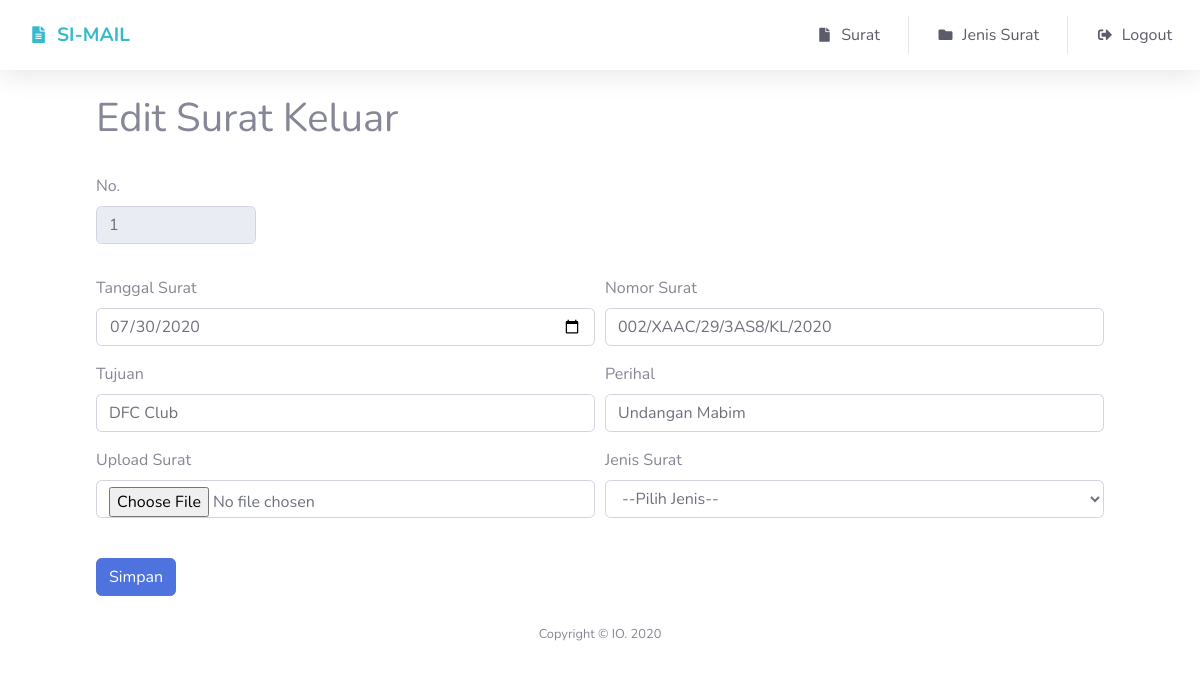
The app's page /sk_edit.php?n_sk=1 (signed in) with its own data.
### tables this page shows
CREATE TABLE `surat_keluar` (
  `id_sk` int(11) NOT NULL,
  `tgl_sk` date NOT NULL,
  `nomor_sk` varchar(255) NOT NULL,
  `tujuan` varchar(255) NOT NULL,
  `perihal` varchar(255) NOT NULL,
  `file_surat` varchar(255) NOT NULL,
  `kode_id` int(11) NOT NULL
);

### sk_edit.php (the view, shortened to what this page needs)
<?php
include('config/conn.php');
include('layout/header.php');
include('layout/nav.php');
$n_sk = $_GET['n_sk'];
$result = mysqli_query($conn, "Select * from surat_keluar where id_sk = $n_sk");
?>
<div class="container-fluid px-5">
    <div class="container-fluid px-5">
        <h1>Edit Surat Keluar</h1><br>
        <?php while ($row = mysqli_fetch_assoc($result)) : ?>
            <form action="edit.php" method="POST" enctype="multipart/form-data">
                <div class="form-row">
                    <div class="form-group col-md-2">
                        <label for="no">No.</label>
                        <input type="text" class="form-control" name="no_sk" readonly value="<?= $row['id_sk']; ?> " id="no">
                    </div>
                </div>
                <div class="form-row mt-3">
                    <div class="form-group col-md-6">
                        <label for="tgl_sk">Tanggal Surat</label>
                        <input type="date" class="form-control" name="tgl_sk" value="<?= $row['tgl_sk']; ?>" id="tgl_sk" required>
                    </div>
                    <div class="form-group col-md-6">
                        <label for="no_sur">Nomor Surat</label>
                        <input type="text" class="form-control" name="no_sur" value="<?= $row['nomor_sk']; ?>" id="no_sur">
                    </div>
                    <div class="form-group col-md-6">
                        <label for="tujuan">Tujuan</label>
                        <input type="text" class="form-control" name="tujuan" value="<?= $row['tujuan']; ?>" id="tujuan">
                    </div>
                    <div class="form-group col-md-6">
                        <label for="perihal">Perihal</label>
                        <input type="text" class="form-control" name="perihal" value="<?= $row['perihal']; ?>" id="perihal">
                    </div>
                </div>
                <div class="form-row">
                    <div class="form-group col-md-6">
                        <label for="f_surat">Upload Surat</label>
                        <input type="file" class="form-control" name="f_surat" value="<?= $row['file_surat']; ?>" id="f_surat">
                    </div>
                    <div class="form-group col-md-6">
                        <label for="inputState">Jenis Surat</label>
                        <select id="inputState" class="form-control" name="js_surat" required>
                            <option disabled selected>--Pilih Jenis--</option>
                        </select>
                    </div>
                </div>
                <button type="submit" class="btn btn-primary mt-4">Simpan</button>
            </form>
        <?php endwhile; ?>
    </div>
</div>
<?php include('layout/footer.php') ?>

### records on screen
surat_keluar: no_sk "1", tgl_sk "07/30/2020", no_sur "002/XAAC/29/3AS8/KL/2020", tujuan "DFC Club", perihal "Undangan Mabim"
